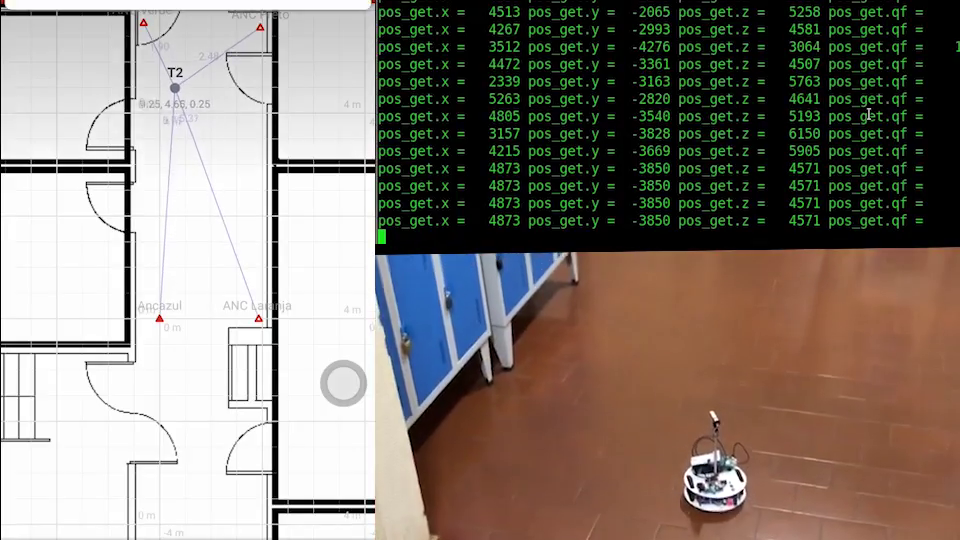
#> input picture frame 41 of video-1583312482.mp4, 960 x 540 px, given in place of cambada1.mov, which was not available
$ python ponto3_video2.py
#> lines starting #> are read from the running program, lines starting #| are printed output that depends on the picture; after the words box and inside, x2 and y2 are one past the last pixel; in counts of white or black regions, pixels touching at a corner belong together; pictures that were not available may be replaced by others from this repository, and a replacement may not be noted
#> further down, frame is the input picture: shape (540, 960, 3); mean B, G, R 119.2, 127.3, 136
import numpy as np
import cv2 as cv
from matplotlib import pyplot as plt

def resize(img,size):
#> called with size = 20
    w_img = int(img.shape[1] * size / 75)
#> w_img = 256
    h_img = int(img.shape[0] * size / 75)
#> h_img = 144
    size_img = (w_img,h_img)
#> size_img = (256, 144)
    img_resized = cv.resize(img, size_img, interpolation = cv.INTER_AREA)
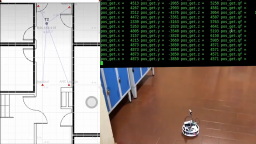
#> img_resized: shape (144, 256, 3); mean B, G, R 119.2, 127.3, 136
    return img_resized

cap = cv.VideoCapture('cambada1.mov')

while(True):
	ret, frame = cap.read()
	frame = resize(frame,20)

	framegray = cv.cvtColor(frame, cv.COLOR_BGR2GRAY)
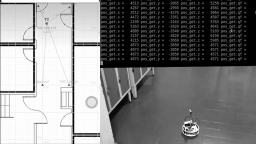
#> framegray: shape (144, 256); min 0, max 255, mean 129
	cv.imshow('Original Frame',frame)						# show original frame
	edges = cv.Canny(framegray,100,180)						# Second and third arguments are our minVal and maxVal respectively ( Sobel kernel used for find image gradient)
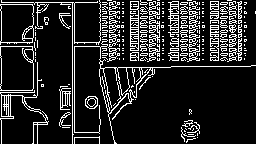
#> edges: shape (144, 256); 15.7% white in thin lines or dots
	contours, hierarchy = cv.findContours(edges, cv.RETR_TREE, cv.CHAIN_APPROX_SIMPLE)			# approx_simple ->  It removes all redundant points and compresses the contour, thereby saving memory.
#> contours = 419 contours, 355 with area under 20; largest, box (x1, y1, x2, y2) and area: (0, 46, 34, 91) 1414, (74, 39, 256, 144) 1390, (0, 46, 34, 91) 1310, (0, 4, 34, 45) 1216, (0, 4, 34, 43) 1098
	cnt = contours[5]
#> cnt = [[184, 130], [184, 131], [185, 131]]
	cv.drawContours(frame, [cnt], 0 , (0,255,0), 2,cv.LINE_8)		# draw the countours cv.drawContours(	image, contours, contourIdx, color[, thickness[, lineType[, hierarchy[, maxLevel[, offset]]]]]	)
#> frame: shape (144, 256, 3)
	cv.imshow('Frame with contours', frame)

	if(cv.waitKey(1) & 0xFF == ord('q')):
#> (key q is pressed here)
		break

$ run again, starting later in the video
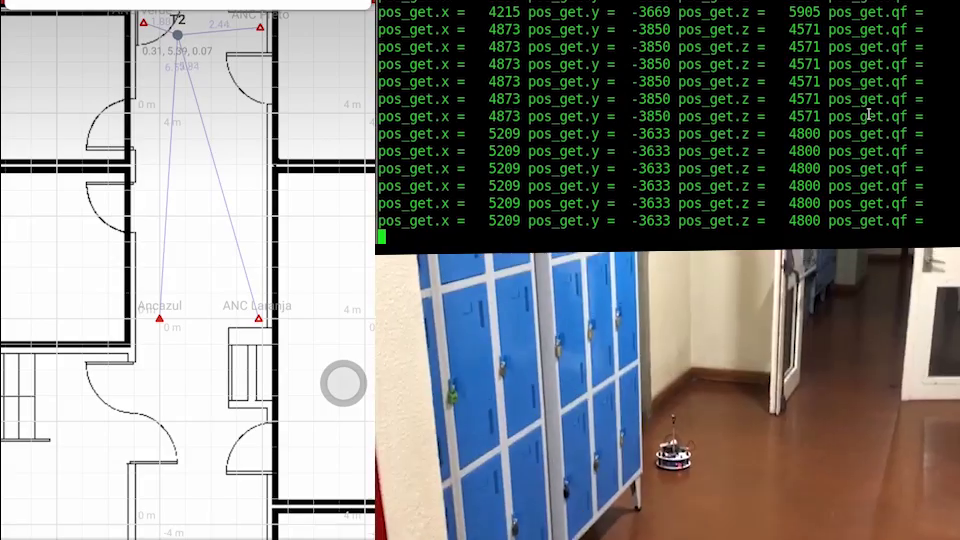
#> input picture frame 184 of video-1583312482.mp4, 960 x 540 px, given in place of cambada1.mov, which was not available
#> frame is the input picture: shape (540, 960, 3); mean B, G, R 133.3, 135, 133.3
#> `framegray = cv.cvtColor(frame, cv.COLOR_BGR2GRAY)`:
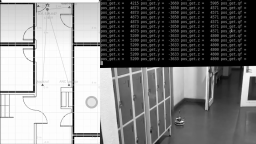
#> framegray: shape (144, 256); min 0, max 255, mean 134.3
#> `edges = cv.Canny(framegray,100,180)`:
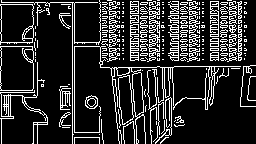
#> edges: shape (144, 256); 18.1% white in thin lines or dots
#> contours = 429 contours, 356 with area under 20; largest, box (x1, y1, x2, y2) and area: (74, 46, 241, 144) 2006, (0, 46, 34, 91) 1423, (0, 46, 34, 91) 1318, (0, 4, 34, 45) 1214, (172, 66, 210, 110) 1206
#> cnt = [[156, 121], [156, 124]]
#> frame: shape (144, 256, 3)
